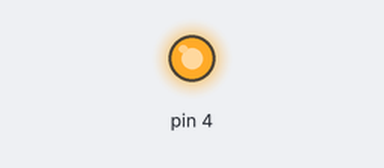
A sketch run on a simulated Arduino Uno, built with avr-gcc and run on an emulated ATmega328P. On the bench: output pins drawn as LEDs (lit = HIGH).

Above: at 0.1 s.
Timing chart, 0 to 1.6 s (numbered marks = the images above):
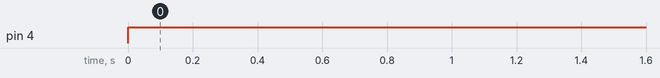

The sketch:

motorTestForRobot.ino
```cpp
void setup() {
  // put your setup code here, to run once:
pinMode(4,OUTPUT);
}

void loop() {
  // put your main code here, to run repeatedly:
//pins to choose 2,3,4,5, 8,9,10,11


analogWrite(4,255);
}
```

Measured:
- by itself, pin 4: LOW → HIGH at 0.00 s
